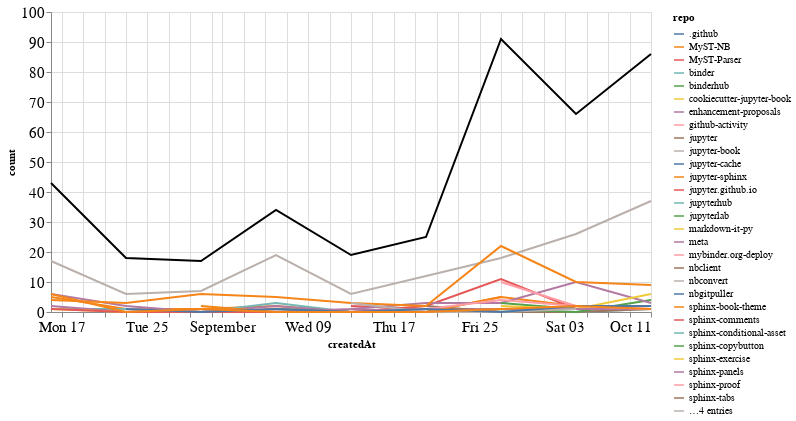

Write notebook code for a chart like this one.
### Markdown cell above
## Comments

### Code cell
comments_time = comments.groupby('repo').resample('W', on='createdAt').count()['author'].reset_index()
comments_time = comments_time.rename(columns={'author': 'count'})
comments_time_total = comments_time.groupby('createdAt').agg({"count": "sum"}).reset_index()
ch1 = alt.Chart(comments_time, width=600).mark_line().encode(
    x='createdAt',
    y='count',
    color='repo',
    tooltip="repo"
)

ch2 = alt.Chart(comments_time_total, width=600).mark_line(color="black").encode(
    x='createdAt',
    y='count',
)

ch1 + ch2

### Figure 1 — Vega-Lite specification as saved in the notebook (floating-point values rounded to 4 significant figures; data arrays with more than 128 entries replaced by an {"elided": "..."} marker saying what was removed)
{"config": {"axisLeft": {"labelFontSize": 15}, "axisBottom": {"labelFontSize": 15}}, "layer": [{"data": {"name": "data-b4134f588b69aae22cdfbb1e6c4b75b8"}, "mark": "line", "encoding": {"color": {"type": "nominal", "field": "repo"}, "tooltip": {"type": "nominal", "field": "repo"}, "x": {"type": "temporal", "field": "createdAt"}, "y": {"type": "quantitative", "field": "count"}}, "width": 600}, {"data": {"name": "data-97883dec2cc7486bcf47ed02718c39b2"}, "mark": {"type": "line", "color": "black"}, "encoding": {"x": {"type": "temporal", "field": "createdAt"}, "y": {"type": "quantitative", "field": "count"}}, "width": 600}], "$schema": "https://vega.github.io/schema/vega-lite/v4.8.1.json", "datasets": {"data-b4134f588b69aae22cdfbb1e6c4b75b8": {"elided": "146 records"}, "data-97883dec2cc7486bcf47ed02718c39b2": [{"createdAt": "2020-08-16T00:00:00", "count": 43}, {"createdAt": "2020-08-23T00:00:00", "count": 18}, {"createdAt": "2020-08-30T00:00:00", "count": 17}, {"createdAt": "2020-09-06T00:00:00", "count": 34}, {"createdAt": "2020-09-13T00:00:00", "count": 19}, {"createdAt": "2020-09-20T00:00:00", "count": 25}, {"createdAt": "2020-09-27T00:00:00", "count": 91}, {"createdAt": "2020-10-04T00:00:00", "count": 66}, {"createdAt": "2020-10-11T00:00:00", "count": 86}]}}
